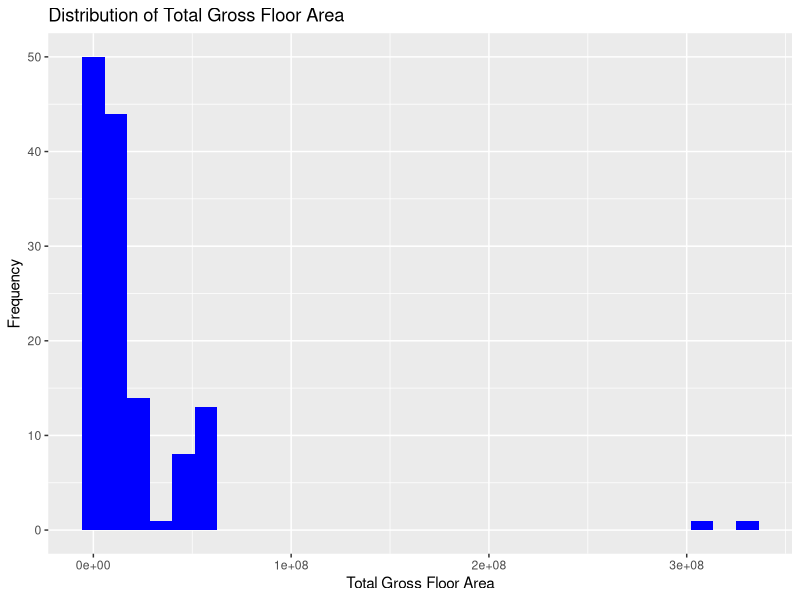
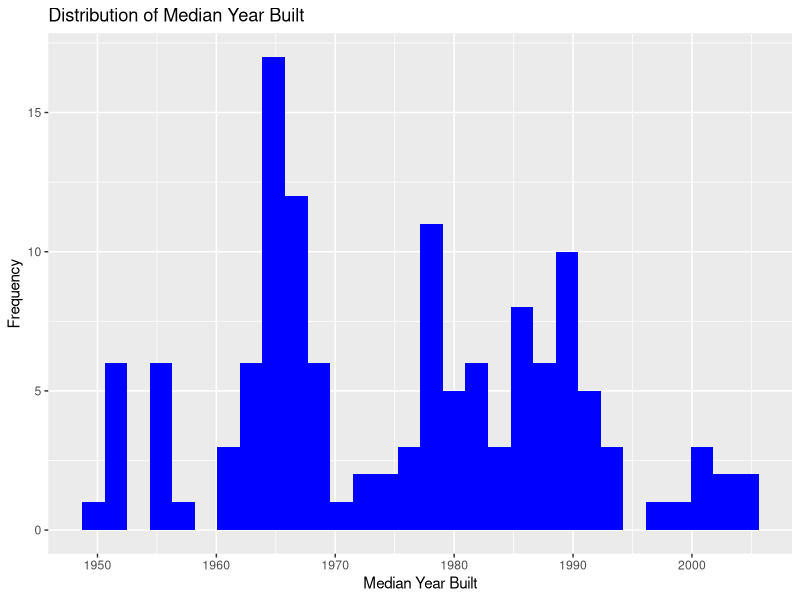
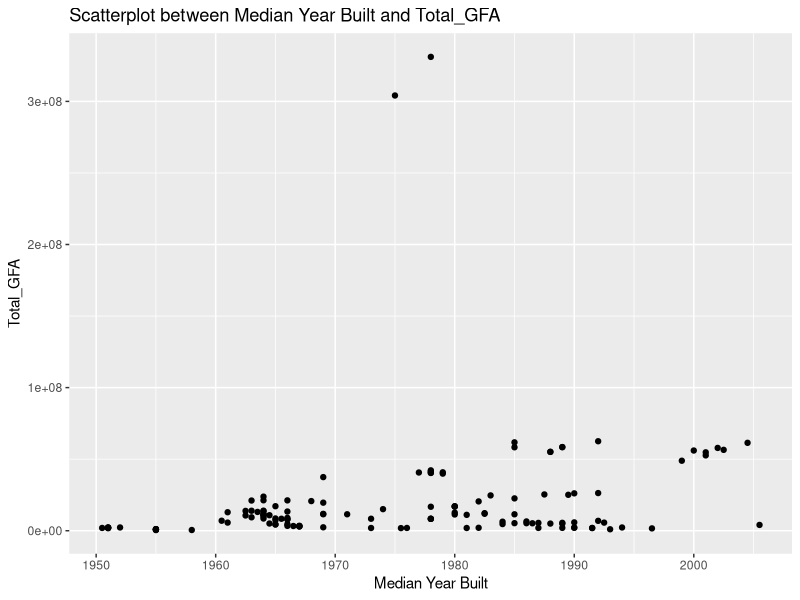
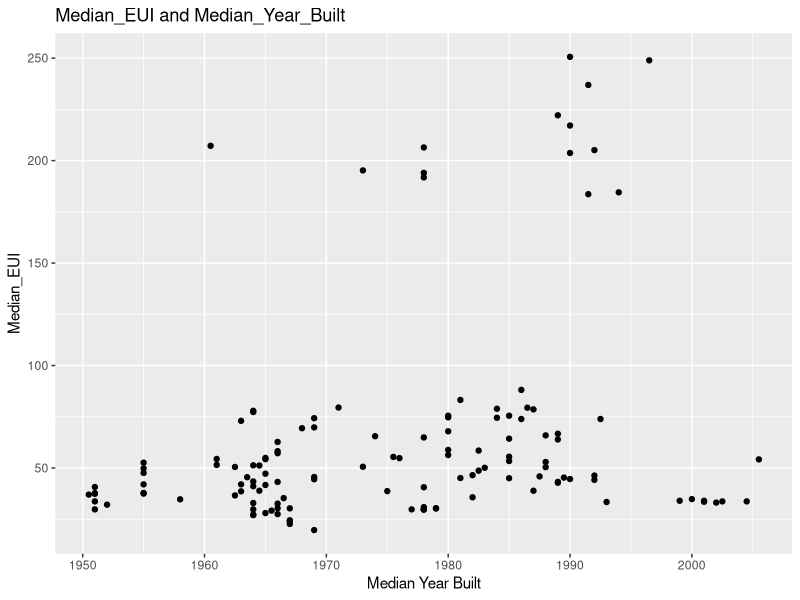
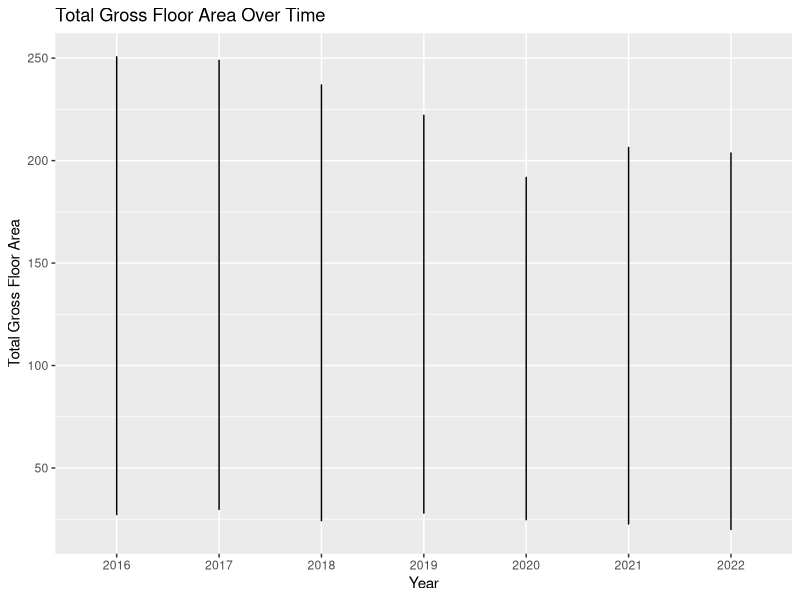
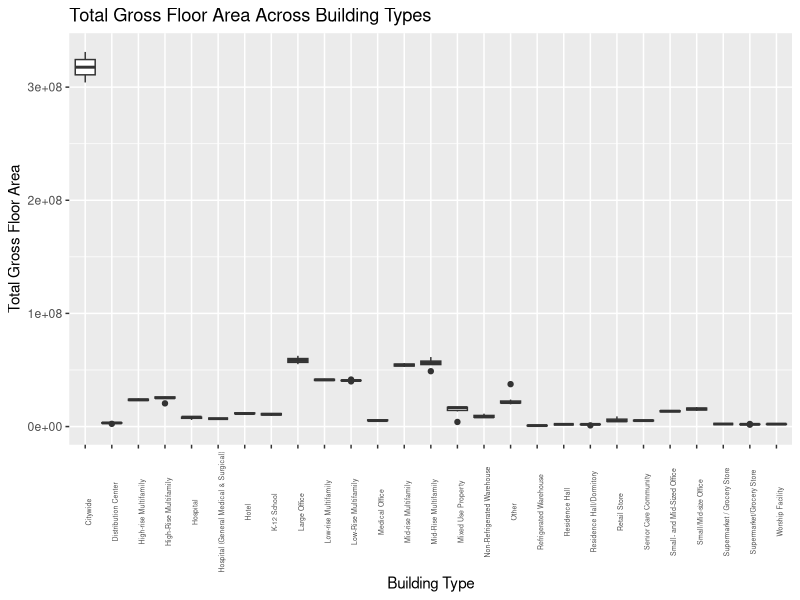

Source code (R) for these figures, in order:
## ---- chunk 1
knitr::opts_chunk$set(echo = TRUE)
## ---- chunk 2
#read in the data here for 2016-2022
library(dplyr)
data2022 <- read.csv("data/Performance_Ranges_by_Building_Type_2022.csv")
data2021 <- read.csv("data/Performance_Ranges_by_Building_Type_2021.csv")
data2020 <- read.csv("data/Performance_Ranges_by_Building_Type_2020.csv")
data2019 <- read.csv("data/Performance_Ranges_By_Building_Type_2019.csv")
data2018 <- read.csv("data/Performance_Ranges_By_Building_Type_2018.csv")
data2017 <- read.csv("data/Performance_Ranges_by_Building_Type_2017.csv")
data2016 <- read.csv("data/Performance_Ranges_By_Building_Type_2016.csv")
## ---- chunk 3
#For 2017 specifically there are 2 columns that were giving us issues for data cleaning immediately.

#Other than 2017 we are just omitting files that have na values
data2017 <- select(data2017, -c(Low.Outlier.Cutoff, High.Outlier.Cutoff))
data2022 <- na.omit(data2022)
data2021 <- na.omit(data2021)
data2020 <- na.omit(data2020)
data2019 <- na.omit(data2019)
data2018 <- na.omit(data2018)
data2017 <- na.omit(data2017)
data2016 <- na.omit(data2016)
## ---- chunk 4
#We are renaming all the columns names for all the years so they are all uniform so we can join them later. The order does not matter right now, we are going with the order of how they are in their respective files.

colnames(data2016) <- c("BuildingType", "Percentile_25th_EUI", "Median_EUI", "Percentile_75th_EUI", "Median_EUI_WN", "Median_Source_EUI", "Median_ES_Score", "Number_of_Buildings", "Total_GFA", "Median_GFA", "Median_Year_Built", "Percent_Electricity", "Percent_Gas", "Percent_Steam", "Percent_Other_Fuel")

colnames(data2017) <- c("BuildingType", "Percentile_25th_EUI", "Median_EUI", "Percentile_75th_EUI", "Median_EUI_WN", "Median_Source_EUI", "Median_ES_Score", "Number_of_Buildings", "Number_of_Buildings_with_ES_Score", "Total_GFA", "Median_GFA", "Median_Year_Built", "Percent_Electricity", "Percent_Gas", "Percent_Steam", "Percent_Other_Fuel")

colnames(data2018) <- c("BuildingType", "Number_of_Buildings", "Percentile_25th_EUI", "Median_EUI", "Percentile_75th_EUI", "Average_Site_EUI", "Average_Site_EUI_WN", "Median_EUI", "Median_ES_Score", "Total_GFA", "Median_GFA", "Median_Year_Built", "Not applies")

colnames(data2019) <- c("BuildingType", "Number_of_Buildings", "Percentile_25th_EUI", "Median_EUI", "Percentile_75th_EUI", "Median_EUI_WN", "Average_Site_EUI", "Average_Site_EUI_WN", "Median_Source_EUI", "Median_ES_Score", "Average_ES_Score", "Total_GFA", "Median_GFA", "Median_Year_Built", "Average_GHGSF", "MedianGHGSF")

colnames(data2020) <- c("BuildingType", "Number_of_Buildings", "Percentile_25th_EUI", "Median_EUI", "Percentile_75th_EUI", "Median_EUI_WN", "Average_Site_EUI", "Average_Site_EUI_WN", "Median_Source_EUI", "Median_ES_Score", "Average_ES_Score", "Total_GFA", "Median_GFA", "Median_Year_Built", "Average_GHGSF", "MedianGHGSF")

colnames(data2021) <- c("BuildingType", "Number_of_Buildings", "Percentile_25th_EUI", "Median_EUI", "Percentile_75th_EUI", "Median_EUI_WN", "Average_Site_EUI", "Average_Site_EUI_WN", "Median_Source_EUI", "Median_ES_Score", "Average_ES_Score", "Total_GFA", "Median_GFA", "Median_Year_Built", "Average_GHGSF", "MedianGHGSF")

colnames(data2022) <- c("BuildingType", "Number_of_Buildings", "Percentile_25th_EUI", "Median_EUI", "Percentile_75th_EUI", "Median_EUI_WN", "Average_Site_EUI", "Average_Site_EUI_WN", "Median_Source_EUI", "Median_ES_Score", "Average_ES_Score", "Total_GFA", "Median_GFA", "Median_Year_Built", "Average_GHGSF", "MedianGHGSF")

#we are doign 3 checks to see if every column in every year is in 2022, 2016 and 2018 respecitvely as I was having issues with incompatible dataset before
data2016 <- data2016[, colnames(data2016) %in% colnames(data2022)]
data2017 <- data2017[, colnames(data2017) %in% colnames(data2022)]
data2018 <- data2018[, colnames(data2018) %in% colnames(data2022)]
data2019 <- data2019[, colnames(data2019) %in% colnames(data2022)]
data2020 <- data2020[, colnames(data2020) %in% colnames(data2022)]
data2021 <- data2021[, colnames(data2021) %in% colnames(data2022)]

data2016 <- data2016[, colnames(data2016) %in% colnames(data2016)]
data2017 <- data2017[, colnames(data2017) %in% colnames(data2016)]
data2018 <- data2018[, colnames(data2018) %in% colnames(data2016)]
data2019 <- data2019[, colnames(data2019) %in% colnames(data2016)]
data2020 <- data2020[, colnames(data2020) %in% colnames(data2016)]
data2021 <- data2021[, colnames(data2021) %in% colnames(data2016)]
data2022 <- data2022[, colnames(data2022) %in% colnames(data2016)]

data2016 <- data2016[, colnames(data2016) %in% colnames(data2018)]
data2017 <- data2017[, colnames(data2017) %in% colnames(data2018)]
data2018 <- data2018[, colnames(data2018) %in% colnames(data2018)]
data2019 <- data2019[, colnames(data2019) %in% colnames(data2018)]
data2020 <- data2020[, colnames(data2020) %in% colnames(data2018)]
data2021 <- data2021[, colnames(data2021) %in% colnames(data2018)]
data2022 <- data2022[, colnames(data2022) %in% colnames(data2018)]

#we are adding a year column to every dataset 
library(dplyr)
data2022 <- mutate(data2022, Year = 2022)
data2021 <- mutate(data2021, Year = 2021)
data2020 <- mutate(data2020, Year = 2020)
data2019 <- mutate(data2019, Year = 2019)
data2018 <- mutate(data2018, Year = 2018)
data2017 <- mutate(data2017, Year = 2017)
data2016 <- mutate(data2016, Year = 2016)
## ---- chunk 5
#we are now going to combine all our datasets
combined_data <- bind_rows(
  mutate(data2016, Year = 2016),
  mutate(data2017, Year = 2017),
  mutate(data2018, Year = 2018),
  mutate(data2019, Year = 2019),
  mutate(data2020, Year = 2020),
  mutate(data2021, Year = 2021),
  mutate(data2022, Year = 2022)
)


## ---- chunk 6

#make distribution graphs for Total Gross Floor Area and median year built
library(ggplot2)
ggplot(combined_data, aes(x = Total_GFA)) +
  geom_histogram(fill = "blue") +
  labs(title = "Distribution of Total Gross Floor Area",
       x = "Total Gross Floor Area",
       y = "Frequency")

ggplot(combined_data, aes(x = Median_Year_Built)) +
  geom_histogram(fill = "blue") +
  labs(title = "Distribution of Median Year Built",
       x = "Median Year Built",
       y = "Frequency")
## ---- chunk 7
#get the summary data and t tests for gross floor area and median es score
print("Total Gross Floor Area")
summary(combined_data$Total_GFA)
gfa.p.val <- t.test(combined_data$Total_GFA)
print(gfa.p.val)  
  
print("Median ES Score")
summary(combined_data$Median_ES_Score)
median_es.p.val <- t.test(combined_data$Median_ES_Score)
print(median_es.p.val)  
## ---- chunk 8
ggplot(combined_data, aes(x = Median_Year_Built, y = Total_GFA)) +
  geom_point() +
  labs(title = "Scatterplot between Median Year Built and Total_GFA",
       x = "Median Year Built",
       y = "Total_GFA")

## ---- chunk 9
#plot median year built vs median es score
ggplot(combined_data, aes(x = Median_Year_Built, y = Median_EUI)) +
  geom_point() +
  labs(title = "Median_EUI and Median_Year_Built",
       x = "Median Year Built",
       y = "Median_EUI")

## ---- chunk 10
#plot the gross floor area over time
ggplot(combined_data, aes(x = as.factor(Year), y = Median_EUI)) +
  geom_line() +
  labs(title = "Total Gross Floor Area Over Time",
       x = "Year",
       y = "Total Gross Floor Area")
## ---- chunk 11
#plot the total gross floor area by vuilding type
ggplot(combined_data, aes(x = BuildingType, y = Total_GFA)) +
  geom_boxplot() +
  labs(title = "Total Gross Floor Area Across Building Types",
       x = "Building Type",
       y = "Total Gross Floor Area") +
  theme(axis.text.x = element_text(angle = 90, size = 5)) 
